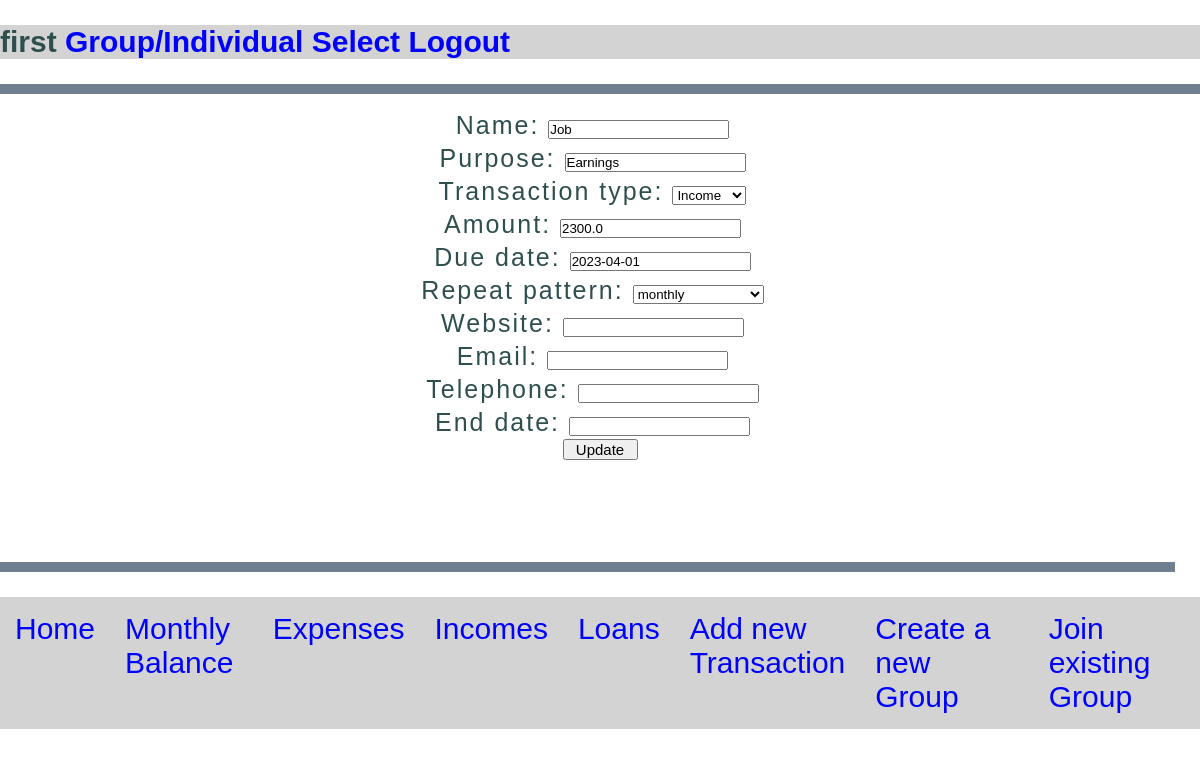
/balance/3/update (signed in), run on an earlier commit of the app's database.
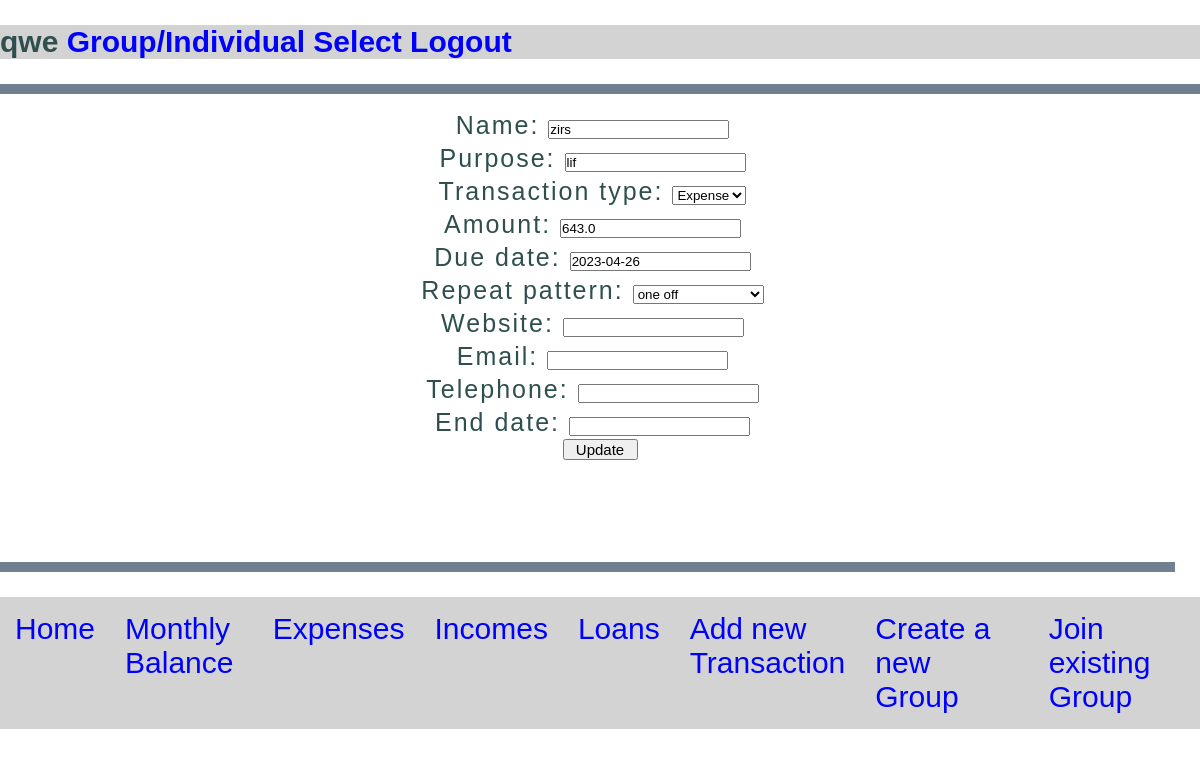
And on a later commit of the database.
### user/models.py (models this page shows, shortened)
class MyUser(AbstractUser):
    as_group = models.BooleanField(
        default=False,
    )
    group = models.CharField(max_length=50, null=True,
                             default=None, blank=True)

### balance/models.py (models this page shows, shortened)
class Transaction(models.Model):
    types = (("Income", "Income"), ("Expense", "Expense"), ("Loan", "Loan"))
    repeat_patterns = (
        ("one off", "one off"),
        ("monthly", "monthly"),
        ("weekly", "weekly"),
        ("every two weeks", "every two weeks"),
        ("every three weeks", "every three weeks"),
        ("every four weeks", "every four weeks"),
    )
    user = models.ForeignKey(MyUser, on_delete=models.CASCADE)
    transaction_type = models.CharField(max_length=25, choices=types, default="Expense")
    name = models.CharField(max_length=200)
    purpose = models.CharField(max_length=200)
    amount = models.FloatField(max_length=6)
    due_date = models.DateField(default=date.today())
    repeat_pattern = models.CharField(
        max_length=25, choices=repeat_patterns, default="one off"
    )
    website = models.URLField(blank=True, null=True)
    email = models.EmailField(blank=True, null=True)
    telephone = models.CharField(max_length=20, blank=True, null=True)
    end_date = models.DateField(blank=True, null=True)
    date_added = models.DateField(auto_now_add=True, editable=False)
    group = models.ForeignKey(
        UserGroup, blank=True, null=True, default=None, on_delete=models.CASCADE
    )

### balance/templates/balance/update.html (shortened to what this page needs)
<!DOCTYPE html>
<html lang="en">
<head>
    <link rel="stylesheet" href="/static/balance/update.css">
</head>
<body>
    <div class="content">
        <div class="top">
    <h4>
        {% if user.group == None %}
        {{user.username}}
        {% else %}
        {{user.group}}
        {% endif %}</a>
        <a href="{% url 'group_select' %}">Group/Individual Select</a>
        <a href="{% url 'logout' %}">Logout</a>
    </h4>
</div>
<div class="topline"></div>
    <form method="post">{% csrf_token %}
        {{ form.as_p }}
        <div class="save">
        <input type="submit" value="Update">
        </div>
    </form>
    <br>
<div class="bottomline"></div>
    <nav>
        <a href="{% url 'welcome' %}">Home</a>
        <a href="{% url 'balance' %}">Monthly Balance</a>
        <a href="{% url 'expenses' %}">Expenses</a>
        <a href="{% url 'incomes' %}">Incomes</a>
        <a href="{% url 'loans' %}">Loans</a>
        <a href="{% url 'create' %}">Add new Transaction</a>
        <a href="{% url 'registration_group' %}">Create a new Group</a>
        <a href="{% url 'login_group' %}">Join existing Group</a>
    </nav>
</body>
</html>
</html>

What changed in the data, as far as the page shows it:
changed MyUser: group (not shown) → "qwe"; username "first" → (not shown)
changed Transaction: name "Job" → "zirs"; purpose "Earnings" → "lif"; transaction_type "Income" → "Expense"; amount "2300.0" → "643.0"; due_date "2023-04-01" → "2023-04-26"; repeat_pattern "monthly" → "one off"
